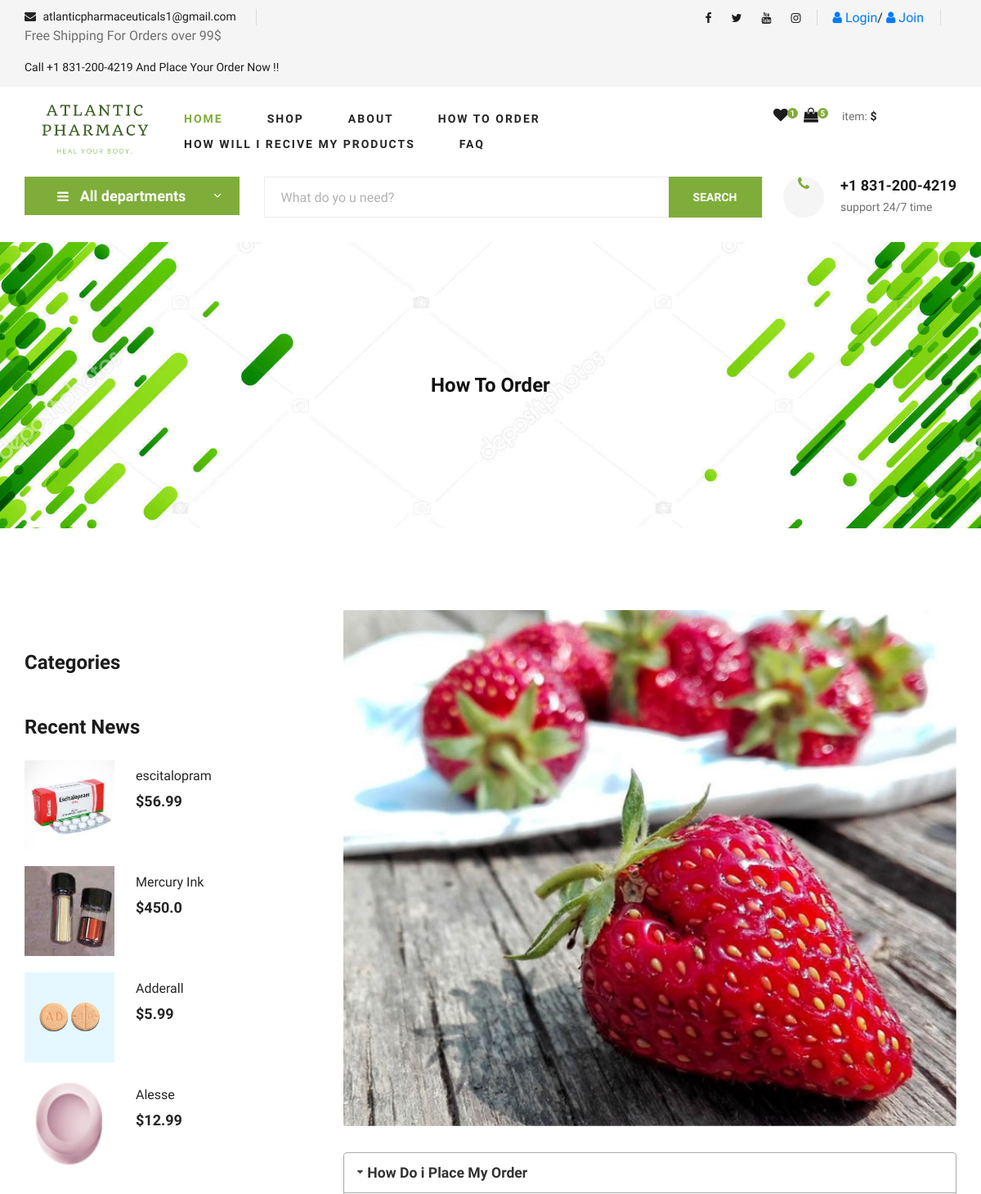
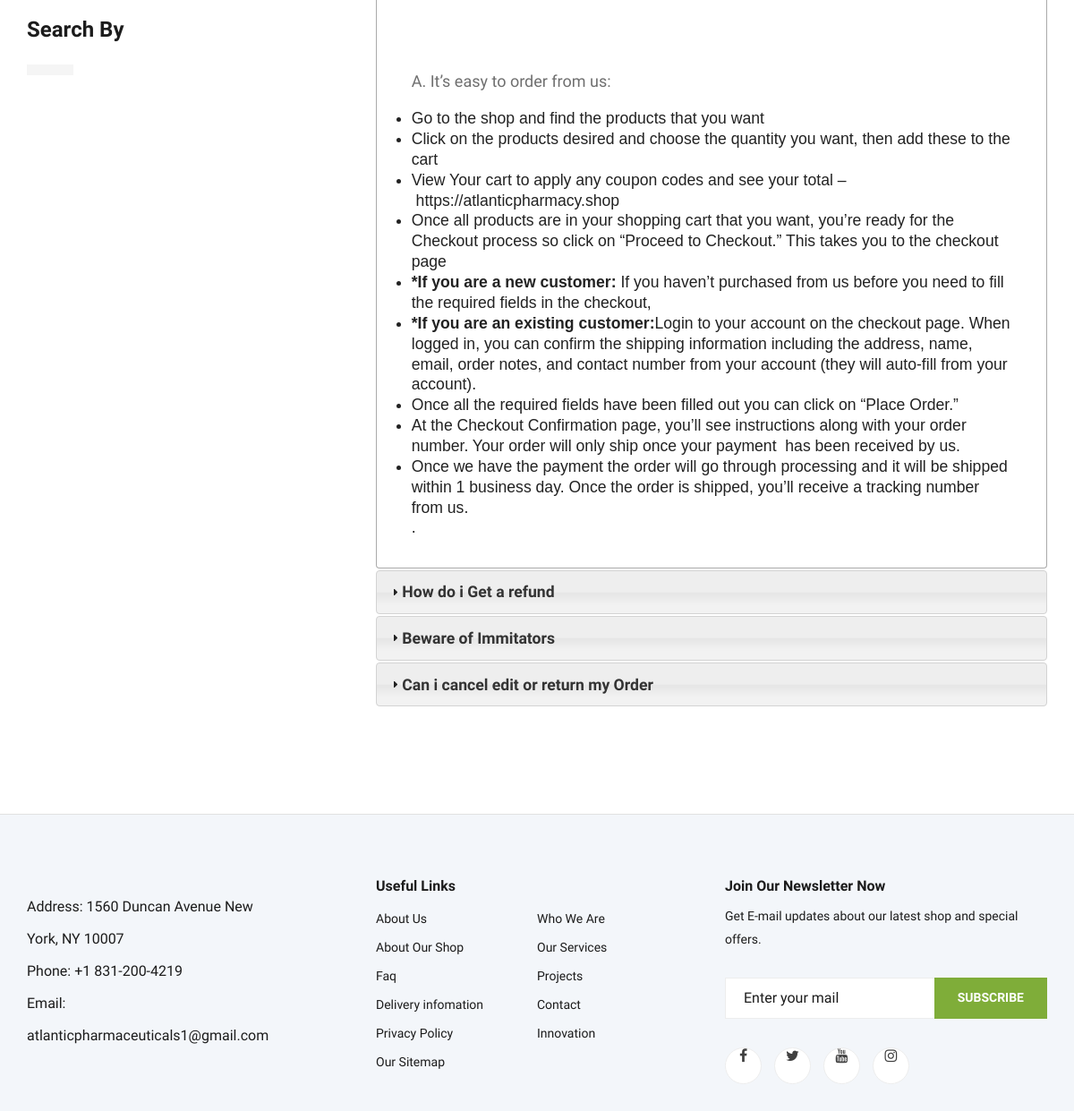
/pay/, run on the app's committed database (2 pictures, top to bottom).
### home/models.py (models this page shows, shortened)
class Setting(models.Model):
    objects = None
    STATUS = (
        ('True', 'True'),
        ('False', 'False'),
    )
    title = models.CharField(max_length=150)
    keywords = models.CharField(max_length=255)
    description = models.CharField(max_length=255)
    company = models.CharField(max_length=50)
    address = models.CharField(blank=True, max_length=100)
    phone = models.CharField(blank=True, max_length=15)
    fax = models.CharField(blank=True, max_length=15)
    email = models.CharField(blank=True, max_length=50)
    smtpserver = models.CharField(blank=True, max_length=20)
    smtpemail = models.CharField(blank=True, max_length=20)
    smtppassword = models.CharField(blank=True, max_length=10)
    smtpport = models.CharField(blank=True, max_length=5)
    icon = models.ImageField(blank=True, upload_to='images/')
    facebook = models.CharField(blank=True, max_length=50)
    instagram = models.CharField(blank=True, max_length=50)
    twitter = models.CharField(blank=True, max_length=50)
    youtube = models.CharField(blank=True, max_length=50)
    aboutus = RichTextUploadingField(blank=True)
    contact = RichTextUploadingField(blank=True)
    references = RichTextUploadingField(blank=True)
    status = models.CharField(max_length=10, choices=STATUS)
    create_at = models.DateTimeField(auto_now_add=True)
    update_at = models.DateTimeField(auto_now=True)

class PAY(models.Model):
    STATUS = (
        ('True', 'True'),
        ('False', 'False'),
    )
    ordernumber = models.IntegerField()
    question = models.CharField(max_length=200)
    answer = RichTextUploadingField()
    status = models.CharField(max_length=10, choices=STATUS)
    create_at = models.DateTimeField(auto_now_add=True)
    update_at = models.DateTimeField(auto_now=True)

### product/models.py (models this page shows, shortened)
class Product(models.Model):
    STATUS = (
        ('True', 'True'),
        ('False', 'False'),
    )
    VARIANTS = (
        ('None', 'None'),
        ('Size', 'Size'),
        ('Color', 'Color'),
        ('Size-Color', 'Size-Color'),
    )
    category = models.ForeignKey(Category, on_delete=models.CASCADE)
    title = models.CharField(max_length=150)
    keywords = models.CharField(max_length=255)
    description = models.CharField(max_length=255)
    image = models.ImageField(upload_to='images/',null=False)
    price = models.FloatField()
    stock = models.IntegerField()
    amount = models.IntegerField()
    minamount = models.IntegerField()
    variant = models.CharField(max_length=10, choices=VARIANTS, default='None')
    detail = RichTextUploadingField()
    slug = models.SlugField(null=False, unique=True)
    status = models.CharField(max_length=10, choices=STATUS)
    create_at = models.DateTimeField(auto_now_add=True)
    update_at = models.DateTimeField(auto_now=True)
    def image_tag(self):
        if self.image.url is not None:
            return mark_safe('<img src="{}" height="50"/>'.format(self.image.url))
    image_tag.short_description = 'Image'

### home/views.py (the view)
# urls.py: path('pay/', views.pay, name='pay'),
def pay(request):
    setting = Setting.objects.get(pk=1)
    category = Category.objects.all()
    pay = PAY.objects.filter(status="True").order_by("ordernumber")
    products_top2 = Product.objects.all().order_by('?')[:4]
    context = {'pay': pay,
               'setting': setting,
               'category': category,
               'products_top2': products_top2,
               }
    return render(request, 'pay.html', context)

### home/templatetags/myapptags.py (called while the page is built)
@register.simple_tag
def shopcartcount(userid):
    count = ShopCart.objects.filter(user_id=userid).count()
    return count

### home/templates/pay.html (shortened to what this page needs)
{% extends 'base.html' %}
{% load static %}
{% block content %}
{% load mptt_tags %}
{% block header %}
   {% include "header.html" %}
{% endblock %}
    <section class="blog-details-hero set-bg" data-setbg="{% static 'img/banner-green.jpg' %}">
        <div class="container">
            <div class="row">
                <div class="col-lg-12">
                    <div class="blog__details__hero__text">
                        <h4><strong>How To Order   </strong></h4>
                    </div>
                </div>
            </div>
        </div>
    </section>
    <section class="blog-details spad">
        <div class="container">
            <div class="row">
                <div class="col-lg-4 col-md-5 order-md-1 order-2">
                    <div class="blog__sidebar">
                        <div class="blog__sidebar__item">
                            <h4>Categories</h4>
                        </div>
                        <div class="blog__sidebar__item">
                            <h4>Recent News</h4>
                            <div class="blog__sidebar__recent">
                            {% for rs in products_top2 %}
                            <a href="/order/addtoshopcart/{{ rs.id}}" class="latest-product__item">
                                <div class="latest-product__item__pic">
                                    <img src="{{rs.image.url}}" alt="/product/{{ rs.id }}/{{ rs.slug }}">
                                </div>
                                <div class="latest-product__item__text">
                                    <h6 href="/product/{{ rs.id }}/{{ rs.slug }}" >{{ rs.title }}</h6>
                                    <span>${{ rs.price }}</span>
                                </div>
                            </a>
                            {% endfor %}
                            </div>
                        </div>
                        <div class="blog__sidebar__item">
                            <h4>Search By</h4>
                            <div class="blog__sidebar__item__tags">
                                    {% recursetree category %}
                        <a href="/category/{{node.id }}/{{ node.slug }}"> {{ node.title }}</a>
{% endrecursetree %}
                            </div>
                        </div>
                    </div>
                </div>
                <div class="col-lg-8 col-md-7 order-md-1 order-1">
                    <div class="blog__details__text">
                        <img src="img/blog/details/details-pic.jpg" alt="">
                        <div id="accordion">
                            {% for rs in pay %}
                            <h3>{{ rs.question }}</h3>
                            <div>
                                <p>
                                    {{ rs.answer | safe }}.
                                </p>
                            </div>
                            {% endfor %}
                        </div>
                    </div>
                </div>
            </div>
        </div>
    </section>
 {% endblock %}

### home/templates/base.html (shortened to what this page needs)
 {% load static %}
<html lang="zxx">
<head>
    <link rel="stylesheet" href="{% static 'css/bootstrap.min.css' %}" type="text/css">
    <link rel="stylesheet" href="{% static 'css/font-awesome.min.css' %}" type="text/css">
    <link rel="stylesheet" href="{% static 'css/elegant-icons.css' %}" type="text/css">
    <link rel="stylesheet" href="{% static 'css/nice-select.css' %}" type="text/css">
    <link rel="stylesheet" href="{% static 'css/jquery-ui.min.css' %}" type="text/css">
    <link rel="stylesheet" href="{% static 'css/owl.carousel.min.css' %}" type="text/css">
    <link rel="stylesheet" href="{% static 'css/slicknav.min.css' %}" type="text/css">
    <link rel="stylesheet" href="{% static 'css/style.css' %}" type="text/css">
    <link rel="stylesheet" href="{% static 'css/main.css' %}" type="text/css">
    <link rel="stylesheet" href="//code.jquery.com/ui/1.12.1/themes/base/jquery-ui.css">
</head>
<body>
                                          {% load myapptags %}
                                     {% shopcartcount user.id as count %}
<header class="header">
    <div class="header__top">
        <div class="container">
            <div class="row">
                <div class="col-lg-6 col-md-6">
                    <div class="header__top__left">
                        <ul>
                             <li><i class="fa fa-envelope"></i> {{ setting.email}}</li>
            <li>{{ setting.references|safe }} Call +1 831-200-4219 And Place Your Order Now !!</li>
                        </ul>
                    </div>
                </div>
                <div class="col-lg-6 col-md-6">
                    <div class="header__top__right">
                        <div class="header__top__right__social">
<a href="{{ setting.facebook|safe }}"><i class="fa fa-facebook"></i></a>
        <a href="{{ setting.twitter|safe }}"><i class="fa fa-twitter"></i></a>
        <a href="{{ setting.youtube|safe }}"><i class="fa fa-youtube"></i></a>
        <a href="{{ setting.instagram|safe }}"><i class="fa fa-instagram"></i></a>
                        </div>
                        <div class="header__top__right__language">
                            {% if user.id is not None %}
                            <div href="/user">My Account</div>
                            <span class="arrow_carrot-down"></span>
                          <ul class="header__menu__dropdown">
<li><a href="/user/favourites" class="fa fa-heart">My Wish list</a></li>
                <li><a href="/user/orders" class="fa fa-exchange">My Orders</a></li>
                <li><a href="/user/comments" class="fa fa-check">My Comments</a></li>
                <li> <a href="/logout/"><i class="fa fa-unlock-alt"></i> logout</a></li>
                      </ul>
                        </div>
                          <strong class=""text-uppercase>{{ user.first_name}} </strong>||
                        <a href="/logout/"><i class="fa fa-unlock-alt"></i> logout</a>
                        <div class="header__top__right__auth">
                            {% else  %}
                            <a href="/login/"><i class="fa fa-user"></i> Login</a>/
                            <a href="/signup/"><i class="fa fa-user"></i> Join</a>
                            {% endif %}
                        </div>
                    </div>
                </div>
            </div>
        </div>
    </div>
    <div class="container">
        <div class="row">
            <div class="col-lg-2">
                <div class="header__logo">
                    <a href=""><img src="{% static 'img/logos/yes.png' %}" alt=""></a>
                </div>
            </div>
            <div class="col-lg-6">
                <nav class="header__menu">
                    <ul>
                        <li class="active"><a href="/home/">Home</a></li>
                        <li><a href="/category/">Shop</a></li>
                        <li><a href="/about/">About</a>
                        </li>
                        <li><a href="/pay/">How to Order</a></li>
                        <li><a href="/prodinfo/">How will i recive my Products</a></li>
                        <li><a href="/faq/">FAQ</a></li>
                    </ul>
                </nav>
            </div>
            <div class="col-lg-3">
                <div class="header__cart">
                    <ul>
                        <li><a href="#"><i class="fa fa-heart"></i> <span>1</span></a></li>
                        <li><a href="/shopcart/"><i class="fa fa-shopping-bag"></i>
                                                                {% load myapptags %}
                                     {% shopcartcount user.id as count %}
                                    <span>{{ count }}</span></a></li>
                    </ul>
                    <div class="header__cart__price">item: <span>${{ total }}</span></div>
                </div>
            </div>
        </div>
    </div>
</header>
{% block content %}
{% endblock %}
<footer class="footer spad">
    <div class="container">
        <div class="row">
            <div class="col-lg-3 col-md-6 col-sm-6">
                <div class="footer__about">
                    <ul>
                        <li>Address: {{ setting.address}}</li>
                        <li>Phone: {{ setting.phone}}</li>
                        <li>Email: {{ setting.email}}</li>
                    </ul>
                </div>
            </div>
            <div class="col-lg-4 col-md-6 col-sm-6 offset-lg-1">
                <div class="footer__widget">
                    <h6>Useful Links</h6>
                    <ul>
                        <li><a href="/about/">About Us</a></li>
                        <li><a href="/about/">About Our Shop</a></li>
                        <li><a href="/faq/">Faq</a></li>
                        <li><a href="/faq/">Delivery infomation</a></li>
                        <li><a href="/faq/">Privacy Policy</a></li>
                        <li><a href="/contact/">Our Sitemap</a></li>
                    </ul>
                    <ul>
                        <li><a href="/contact/">Who We Are</a></li>
                        <li><a href="/about/">Our Services</a></li>
                        <li><a href="/about/">Projects</a></li>
                        <li><a href="/contact/">Contact</a></li>
                        <li><a href="/faq/">Innovation</a></li>
                    </ul>
                </div>
            </div>
            <div class="col-lg-4 col-md-12">
                <div class="footer__widget">
                    <h6>Join Our Newsletter Now</h6>
                    <p>Get E-mail updates about our latest shop and special offers.</p>
                    <form action="#">
                        <input type="text" placeholder="Enter your mail">
                        <button type="submit" class="site-btn">Subscribe</button>
                    </form>
                    <div class="footer__widget__social">
                      <a href="{{ setting.facebook|safe }}"><i class="fa fa-facebook"></i></a>
        <a href="{{ setting.twitter|safe }}"><i class="fa fa-twitter"></i></a>
        <a href="{{ setting.youtube|safe }}"><i class="fa fa-youtube"></i></a>
        <a href="{{ setting.instagram|safe }}"><i class="fa fa-instagram"></i></a>
                    </div>
                </div>
            </div>
        </div>
    </div>
</footer>
<link rel="stylesheet" href="https://ajax.googleapis.com/ajax/libs/jqueryui/1.11.4/themes/smoothness/jquery-ui.css">
    </body>
</html>

### home/templates/header.html (shortened to what this page needs)
{% load static %}
<section class="hero hero-normal">
    <div class="container">
        <div class="row">
            <div class="col-lg-3">
                <div class="hero__categories">
                    <div class="hero__categories__all">
                        <i class="fa fa-bars"></i>
                        <span>All departments</span>
                    </div>
                        {% load mptt_tags %}
                </div>
            </div>
            <div class="col-lg-9">
                <div class="hero__search">
                    <div class="hero__search__form">
                        <form action="/search/" method="post">
                            <input id="query" name="query" type="text" placeholder="What do yo u need?">
                            <button type="submit" class="site-btn">SEARCH</button>
                        </form>
                    </div>
                    <div class="hero__search__phone">
                        <div class="hero__search__phone__icon">
                            <i class="fa fa-phone"></i>
                        </div>
                        <div class="hero__search__phone__text">
                            <h5>{{ setting.phone}}</h5>
                            <span>support 24/7 time</span>
                        </div>
                    </div>
                </div>
            </div>
        </div>
    </div>
</section>

### data on the page
Setting: email "atlanticpharmaceuticals1@gmail.com", references "Free Shipping For Orders over 99$", phone "+1 831-200-4219", address "1560 Duncan Avenue New York, NY 10007"
Product: image (picture), title "escitalopram", price "56.99"
Product: image (picture), title "Mercury Ink", price "450.0"
Product: image (picture), title "Adderall", price "5.99"
Product: image (picture), title "Alesse", price "12.99"
PAY: question "How Do i Place My Order", answer "A. It’s easy to order from us: Go to the shop and find the products that you want Click on the products desired and choose the quantity you want, then add these to the cart View Your cart to apply any coupon codes and see your total – https://atlanticpharmacy.shop Once all products are in your shopping cart that you want, you’re ready for the Checkout process so click on “Proceed to Checkout.” This takes you to the checkout page *If you are a new customer: If you haven’t purchased from us before you need to fill the required fields in the checkout, *If you are an existing customer: Login to your account on the checkout page. When logged in, you can confirm the shipping information including…"
PAY: question "How do i Get a refund"
PAY: question "Beware of Immitators"
PAY: question "Can i cancel edit or return my Order"

### other printed values
{{ count }} "5"
